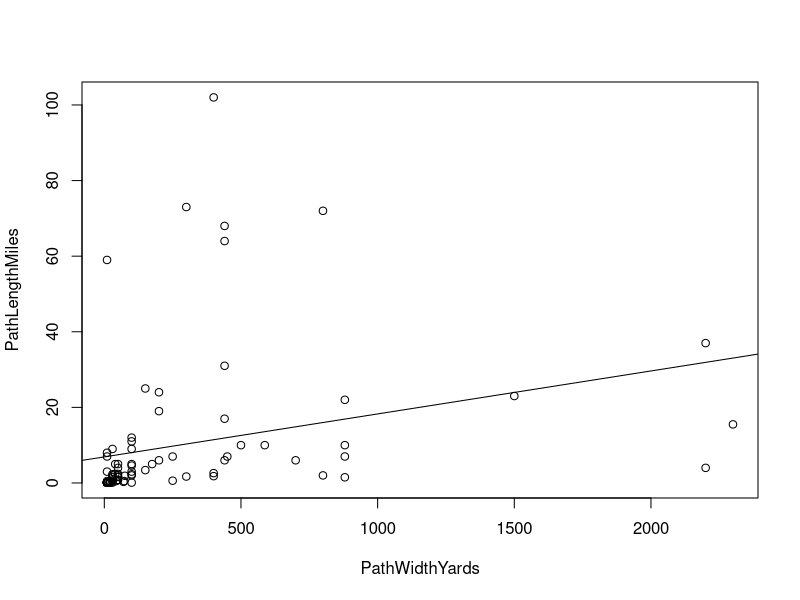

Write the R code that produced this figure.
## ---- chunk 1
tornadodata <- read.table(header=TRUE, text="
Date  Time  PathLengthMiles  PathWidthYards  FScale  Killed  Injured
12/02/1953 	2130 	1.5 	880 	1 	0 	1 	
05/01/1954 	1800 	59 	10 	4 	0 	65 	
04/26/1955 	1200 	0.1 	10 	1 	0 	0 	
05/26/1955 	0330 	0.1 	10 	0 	0 	0 	
01/22/1957 	0330 	64 	440 	2 	0 	0 	
04/02/1957 	1840 	0.1 	10 	0 	0 	0 
05/24/1957 	1800 	31 	440 	2 	0 	0 	
09/14/1957 	1730 	68 	440 	4 	2 	6 	
09/14/1957 	1756 	0.5 	43 	2 	0 	3 	
05/04/1960 	2005 	8 	10 	4 	0 	0 	
05/05/1960 	1500 	102 	400 	3 	0 	0 	
05/05/1960 	1700 	72 	800 	5 	5 	81 	
02/17/1961 	1815 	73 	300 	3 	0 	11 	
02/17/1961 	1900 	7 	10 	2 	0 	1 	
05/28/1962 	1720 	0.1 	10 	1 	0 	0 	
05/26/1963 	1730 	3 	10 	2 	0 	0 	
05/26/1963 	1800 	0.1 	10 	2 	0 	0 	
04/14/1965 	1834 	0.1 	10 	0 	0 	0 	
04/14/1965 	1845 	0.1 	23 	2 	0 	0 	
05/09/1965 	1515 	0.1 	100 	2 	0 	3 	
05/18/1965 	1820 	0.1 	10 	0 	0 	0 	
05/27/1965 	2225 	0.1 	10 	0 	0 	0 	
06/11/1967 	1705 	0.5 	10 	0 	0 	0 	
05/13/1968 	1345 	12 	100 	3 	0 	0 	
10/05/1970 	1540 	24 	200 	2 	0 	1 	
10/05/1970 	1542 	25 	150 	4 	4 	84 	
06/08/1974 	1850 	2 	800 	2 	0 	0 	
06/29/1976 	1810 	1.5 	30 	0 	0 	0 	
06/29/1976 	1815 	0.1 	30 	0 	0 	0 	
05/21/1977 	0030 	9 	100 	2 	0 	0 	
04/10/1979 	1845 	5 	100 	2 	0 	0 	
04/10/1979 	2005 	0.2 	13  0 	0 	0 
04/10/1979 	2005 	0.2 	13 	0 	0 	0 	
05/17/1981 	1810 	10 	587 	3 	0 	6 	
05/23/1981 	1725 	0.1 	10 	1 	0 	0 
05/23/1981 	1730 	0.1 	10 	1 	0 	0 
06/14/1981 	2150 	0.1 	10 	0 	0 	0 
11/19/1985 	0610 	0.3 	70 	1 	0 	0 
05/16/1986 	2310 	0.5 	73 	1 	0 	0 	
03/13/1990 	1759 	19 	200 	2 	0 	1 	
06/08/1998 	1811 	4 	50 	1 	0 	0 	
10/04/1998 	2050 	3 	100 	1 	0 	0 
10/04/1998 	2058 	2 	100 	1 	0 	0 	
10/04/1998 	2108 	10 	880 	3 	0 	1 	
05/03/1999 	1934 	9 	30 	1 	0 	0 
05/03/1999 	2005 	7 	250 	2 	1 	10 
05/03/1999 	2020 	11 	100 	1 	0 	0 	
04/11/2001 	0200 	5 	50 	1 	0 	0 	
05/16/2003 	1205 	5 	40 	1 	0 	0 	
05/07/2007 	0215 	0.1 	20 	0 	0 	0 	
05/10/2010 	1632 	22 	880 	4 	1 	32 	
05/10/2010 	1639 	17 	440 	2 	0 	3 	
05/10/2010 	1648 	7 	880 	3 	0 	3 	
05/10/2010 	1656 	37 	2200 	3 	0 	28 	
05/24/2011 	1736 	2 	50 	2 	0 	32 	
04/13/2012 	1624 	0.2 	20 	0 	0 	0 	
05/19/2013 	1700 	23 	1500 	4 	2 	10 	
05/19/2013 	1740 	2 	30 	0 	0 	0 	
05/19/2013 	1759 	7 	450 	2 	0 	0 	
05/19/2015 	1519 	0.1 	20 	0 	0 	0 	
05/02/2018 	2019 	0.8 	50 	1 	0 	0 	
05/21/2019 	0333 	2.6 	400 	2 	0 	0 
05/21/2019 	0350 	2.3 	30 	0 	0 	0 	
10/10/2021 	1941 	1.6 	50 	0 	0 	0 	
10/10/2021 	1954 	1.6 	50 	0 	0 	0 	
05/04/2022 	1723 	4.6 	100  0 	0 	0 	
05/04/2022 	1907	2.3 	100 	1 	0 	0 	
05/04/2022 	1928 	3.4 	150 	2 	0 	0 	
05/04/2022 	1935 	5 	175 	1 	0 	0 	
10/24/2022 	0932	0.1 	10 	0 	0 	0 	
12/13/2022 	0546 	0.6 	30 	0 	0 	0 
02/26/2023 	2142 	6 	440 	1 	0 	0 	
02/26/2023 	2145 	6 	200 	2 	0 	0 	
04/19/2023 	1947 	4 	2200 	2 	0 	0 	
04/19/2023 	2004 	0.6 	250 	3 	0 	0 	
04/19/2023 	2013 	6 	700 	2 	0 	0 	
04/19/2023 	2021 	1.8 	400 	1 	0 	0 	
04/19/2023 	2039 	15.5 	2300 	2 	0 	0 	
04/19/2023 	2139	0.8 	50 	1 	0 	0 		
05/11/2023 	2116	1.7 	300 	0 	0 	0 	
10/25/2023 	1730 	0.5 	20 	0 	0 	0 	
04/26/2024 	0352 	2.4 	40 	0 	0 	0 	
04/26/2024 	0353 	1.9 	75 	1 	0 	0 	
04/26/2024 	0405 	2.4 	50 	0 	0 	0 	
04/26/2024 	0428	10 	500 	1 	0 	0 	
11/02/2024 	2210 	1 	30 	0 	0 	0")	
## ---- chunk 2
distancemodel <- lm(PathLengthMiles~PathWidthYards, data=tornadodata)
summary(distancemodel)
plot(PathLengthMiles~PathWidthYards, data=tornadodata)
abline(distancemodel)
